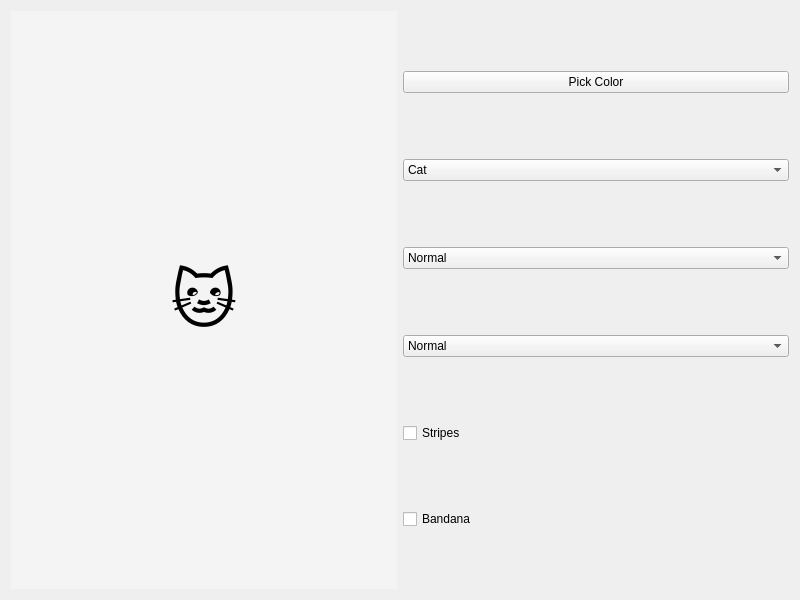
<?xml version="1.0" encoding="UTF-8"?>
<ui version="4.0">
 <class>Creator</class>
 <widget class="QWidget" name="Creator">
  <property name="geometry">
   <rect>
    <x>0</x>
    <y>0</y>
    <width>800</width>
    <height>600</height>
   </rect>
  </property>
  <property name="windowTitle">
   <string>Creature Editor</string>
  </property>
  <layout class="QHBoxLayout" name="mainLayout">
   <item>
    <widget class="QLabel" name="creatureDisplay">
     <property name="text">
      <string>🐱</string>
     </property>
     <property name="alignment">
      <set>Qt::AlignCenter</set>
     </property>
     <property name="styleSheet">
      <string>font-size: 64px; background-color: #f4f4f4;</string>
     </property>
    </widget>
   </item>
   <item>
    <layout class="QVBoxLayout" name="editorLayout">
     <item>
      <widget class="QPushButton" name="colorPickerButton">
       <property name="text">
        <string>Pick Color</string>
       </property>
      </widget>
     </item>
     <item>
      <widget class="QComboBox" name="bodyShapeSelector">
       <item>
        <property name="text">
         <string>Cat</string>
        </property>
       </item>
       <item>
        <property name="text">
         <string>Dog</string>
        </property>
       </item>
       <item>
        <property name="text">
         <string>Fox</string>
        </property>
       </item>
      </widget>
     </item>
     <item>
      <widget class="QComboBox" name="faceShapeSelector">
       <item>
        <property name="text">
         <string>Normal</string>
        </property>
       </item>
       <item>
        <property name="text">
         <string>Happy</string>
        </property>
       </item>
       <item>
        <property name="text">
         <string>Angry</string>
        </property>
       </item>
      </widget>
     </item>
     <item>
      <widget class="QComboBox" name="earShapeSelector">
       <item>
        <property name="text">
         <string>Normal</string>
        </property>
       </item>
       <item>
        <property name="text">
         <string>Pointy</string>
        </property>
       </item>
       <item>
        <property name="text">
         <string>Floppy</string>
        </property>
       </item>
      </widget>
     </item>
     <item>
      <widget class="QCheckBox" name="stripeOption">
       <property name="text">
        <string>Stripes</string>
       </property>
      </widget>
     </item>
     <item>
      <widget class="QCheckBox" name="bandanaOption">
       <property name="text">
        <string>Bandana</string>
       </property>
      </widget>
     </item>
    </layout>
   </item>
  </layout>
 </widget>
 <resources/>
 <connections/>
</ui>
